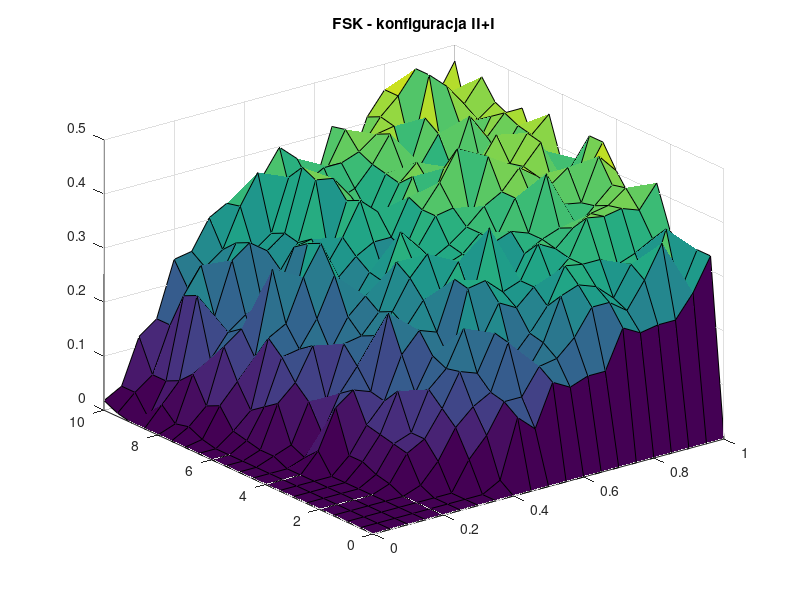

MATLAB code to generate this figure:
xx = [0.0 0.05 0.1 0.15 0.2 0.25 0.3 0.35 0.4 0.45 0.5 0.55 0.6 0.65 0.7 0.75 0.8 0.85 0.9 0.95 1.0];
yy = [0.0 0.5 1 1.5 2 2.5 3 3.5 4 4.5 5 5.5 6 6.5 7 7.5 8 8.5 9 9.5 10];
ber = [0 0 0 0 0 0 0 0 0 0 0 0 0 0 0 0 0 0 0 0.00595238 0.0178571 0 0 0 0 0 0 0 0 0 0 0 0 0 0 0.00595238 0.0178571 0.0119048 0.0357143 0 0.0357143 0.0357143 0 0 0 0 0 0 0 0 0 0 0.0119048 0.0119048 0.0178571 0.0238095 0.0595238 0.047619 0.0952381 0.0714286 0.0595238 0.0595238 0.119048 0 0 0 0 0 0 0 0 0.0357143 0.0119048 0.0238095 0.0892857 0.0714286 0.0535714 0.0952381 0.14881 0.113095 0.220238 0.208333 0.142857 0.142857 0 0 0 0 0.0119048 0.0178571 0.0297619 0.0297619 0.107143 0.047619 0.0952381 0.119048 0.154762 0.178571 0.130952 0.172619 0.154762 0.172619 0.255952 0.202381 0.244048 0 0 0 0.0119048 0.0595238 0.0654762 0.0714286 0.077381 0.130952 0.113095 0.0892857 0.178571 0.160714 0.196429 0.285714 0.125 0.178571 0.267857 0.220238 0.232143 0.25 0 0 0 0.047619 0.077381 0.077381 0.142857 0.113095 0.119048 0.154762 0.184524 0.160714 0.208333 0.27381 0.190476 0.220238 0.184524 0.291667 0.279762 0.255952 0.303571 0 0 0.0535714 0.10119 0.125 0.14881 0.130952 0.190476 0.255952 0.202381 0.190476 0.214286 0.279762 0.327381 0.315476 0.297619 0.244048 0.267857 0.255952 0.327381 0.321429 0 0.0178571 0.0892857 0.130952 0.184524 0.178571 0.190476 0.22619 0.220238 0.238095 0.22619 0.244048 0.220238 0.255952 0.261905 0.303571 0.285714 0.291667 0.279762 0.380952 0.315476 0 0.125 0.142857 0.14881 0.172619 0.244048 0.172619 0.214286 0.261905 0.291667 0.309524 0.261905 0.267857 0.285714 0.309524 0.261905 0.392857 0.404762 0.375 0.35119 0.35119 0 0.0952381 0.142857 0.232143 0.238095 0.214286 0.297619 0.303571 0.267857 0.327381 0.297619 0.345238 0.238095 0.303571 0.369048 0.357143 0.386905 0.333333 0.357143 0.309524 0.39881 0 0.172619 0.190476 0.166667 0.184524 0.27381 0.303571 0.255952 0.315476 0.297619 0.297619 0.309524 0.291667 0.303571 0.339286 0.321429 0.345238 0.327381 0.375 0.333333 0.369048 0 0.154762 0.196429 0.214286 0.220238 0.255952 0.27381 0.380952 0.303571 0.309524 0.315476 0.357143 0.357143 0.369048 0.321429 0.303571 0.303571 0.339286 0.375 0.357143 0.309524 0 0.166667 0.22619 0.291667 0.261905 0.285714 0.285714 0.255952 0.333333 0.339286 0.339286 0.363095 0.39881 0.327381 0.386905 0.363095 0.369048 0.375 0.386905 0.416667 0.410714 0 0.166667 0.27381 0.303571 0.327381 0.291667 0.345238 0.315476 0.345238 0.327381 0.369048 0.333333 0.452381 0.404762 0.363095 0.392857 0.369048 0.422619 0.410714 0.380952 0.327381 0 0.238095 0.27381 0.291667 0.321429 0.321429 0.327381 0.333333 0.333333 0.386905 0.386905 0.440476 0.434524 0.363095 0.386905 0.321429 0.369048 0.339286 0.416667 0.422619 0.410714 0 0.220238 0.25 0.261905 0.321429 0.386905 0.357143 0.345238 0.434524 0.375 0.422619 0.363095 0.39881 0.392857 0.357143 0.363095 0.416667 0.434524 0.357143 0.452381 0.452381 0 0.22619 0.297619 0.315476 0.303571 0.380952 0.375 0.339286 0.369048 0.392857 0.39881 0.404762 0.39881 0.440476 0.357143 0.452381 0.380952 0.357143 0.494048 0.494048 0.416667 0 0.22619 0.357143 0.261905 0.315476 0.386905 0.380952 0.369048 0.363095 0.416667 0.363095 0.440476 0.446429 0.369048 0.380952 0.404762 0.363095 0.404762 0.464286 0.39881 0.410714 0 0.267857 0.255952 0.363095 0.333333 0.375 0.404762 0.39881 0.440476 0.392857 0.345238 0.345238 0.404762 0.422619 0.428571 0.440476 0.422619 0.404762 0.422619 0.434524 0.416667 0 0.327381 0.327381 0.315476 0.339286 0.416667 0.369048 0.369048 0.404762 0.446429 0.446429 0.392857 0.369048 0.452381 0.380952 0.440476 0.416667 0.428571 0.464286 0.375 0.470238];
[X, Y] = meshgrid(xx,yy);
ber = reshape(ber,length(xx),length(yy));
surf(X,Y,ber);
title("FSK - konfiguracja II+I");